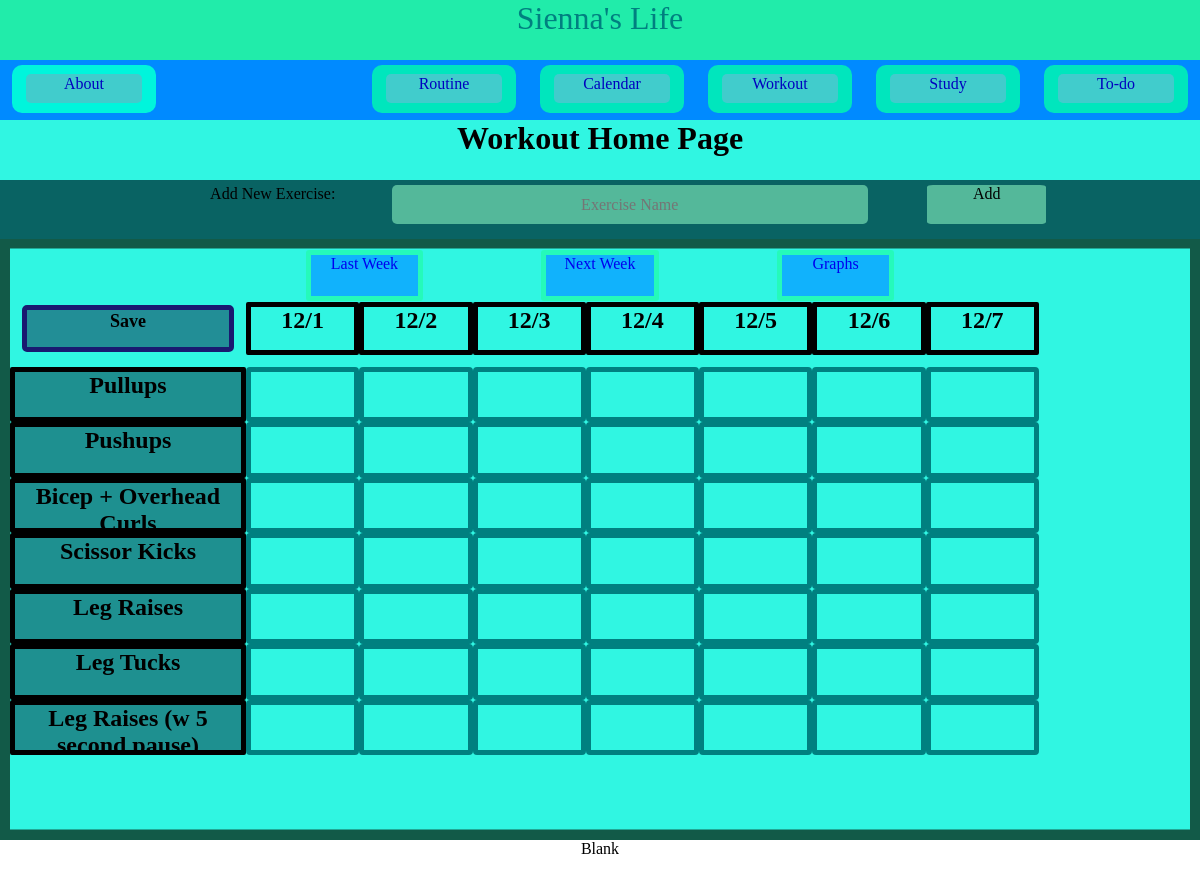
Before: /workout/21 with the older database file.
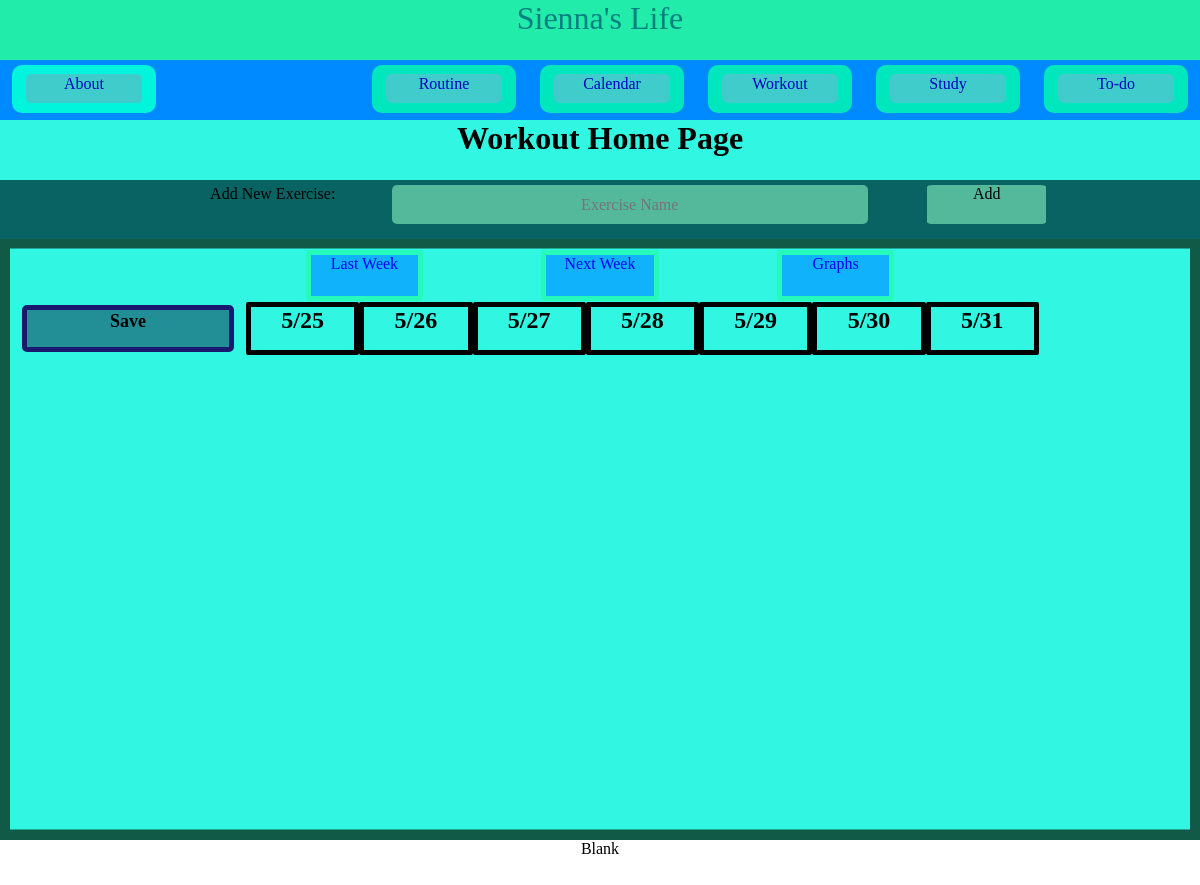
After: the same page with the newer database file.
### sienna_life.py (models this page shows)
class Date(db.Model):
    __tablename__ = 'dates'
    id = db.Column(db.Integer, primary_key=True)
    date = db.Column(db.Text, nullable=False)
    date_form = db.Column(db.Date, nullable=False)
    week_id = db.Column(db.Integer, db.ForeignKey('weeks.id'), nullable=False)

class Exercise(db.Model):
    __tablename__ = 'exercises'
    id = db.Column(db.Integer, primary_key=True)
    name = db.Column(db.Text, nullable=False)
    workouts = db.relationship('Workout', backref='exercise', lazy=True)

### sienna_life.py (the view)
@app.route('/workout/<int:week_id>', methods=('GET', 'POST'))
def workout(week_id):
    return load_workout(week_id=week_id)

### sienna_life.py (called while the page is built)
def calc_prev_and_next_weeks(week_id):
    if week_id - 1 >= 1:
        prev_week = Week.query.filter(Week.id == week_id - 1).first()
    else:
        prev_week = []
    if week_id + 1 <= 12:
        next_week = Week.query.filter(Week.id == week_id + 1).first()
    else:
        next_week = []
    return prev_week, next_week

### templates/workout.html (shortened to what this page needs)
{% extends 'base.html' %}
{% block content %}
    {% block css %} <link rel="stylesheet" type="text/css" href="../static/css/workout.css" /> {% endblock %}
    <div class="content">
        <h1 class="header">{% block title %} Workout Home Page {% endblock %}</h1>
        <div class = "add-section">
            <form class = "form-box" name="new-exercise-form" method="post">
                <label class = "form form-label" for="new-exercise-input">Add New Exercise:</label>
                <input class="form form-input" id="new-exercise-input" type="text" name="new-exercise"
                        placeholder="Exercise Name"
                        >
                <button class = "form form-btn" type="submit" id="new-exercise-btn">Add</button>
            </form>
        </div>
        <div class="workout-display-scroll">
            <div class="workout-display">
                <div class="menu-container">
                    <div class="menu">
                        <div class="menu-btn back-week">
                            {% if prev_week != [] %}
                                <a class="menu-link" href="{{url_for('workout', week_id = prev_week.id)}}"> Last Week </a>
                            {% else %}
                                <a class="menu-link" href="{{url_for('workout', week_id = week.id)}}"> Last Week </a>
                            {% endif %}
                        </div>
                        <div class="menu-btn forward-week">
                            {% if next_week != [] %}
                                <a class="menu-link" href="{{url_for('workout', week_id = next_week.id)}}"> Next Week </a>
                            {% else %}
                                <a class="menu-link" href="{{url_for('workout', week_id = week.id)}}">Next Week</a>
                            {% endif %}
                        </div>
                        <div class="menu-btn graphs">
                            <a class="menu-link" href="{{url_for('workout_graph', week_id = 0)}}"> Graphs </a>
                        </div>
                    </div>
                </div>
                <form class="ex-form" name="exercise-content-form" method="post">
                    <div class="workout-display-dates">
                        <div class="workout-submit-btn-container">
                            <button class = "workout-submit-btn" type="submit" id="workout-save-btn"> <h2 class="workout-submit-text"> Save </h2> </button>
                        </div>
                        <div class="workout-display-dates-content">
                            {% for date in week.dates %}
                                <div class="date">
                                    <h2 class="date-str"> {{ date.date }}</h2>
                                </div>
                            {% endfor %}
                        </div>
                    </div>
                    <div class="exercises-container">
                        <div class="exercises">
                            {% for ex in exs %}
                                <div class = "exercise-log">
                                    <div class = "exercise-name"> <h2> {{ ex.name }} </h2> </div>
                                    <div class="exercise-name-content">
                                        {% for date in week.dates %}
                                            <div class="exercise-date">
                                            </div>
                                        {% endfor %}
                                    </div>
                                </div>
                            {% endfor %}
                        </div>
                        <div class="bottom space"> </div>
                    </div>
                </form>
            </div>
        </div>
    </div>
{% endblock %}

### templates/base.html (shortened to what this page needs)
<!doctype html>
<html lang="en">
  <head>
    <link rel="stylesheet" type="text/css" href="{{ url_for('static', filename='css/base.css') }}"/>
    {% block css %} {% endblock %}
  </head>
  <body>
    <nav class="navbar bg-light">
        <a id="main" onclick="click_btn()" class="navbar-title" href="{{ url_for('index')}}">Sienna's Life</a>
        <div class="navbar-bar">
            <ul class="navbar-nav">
            <li class="nav-item active">
                <a class = "nav-link" href="{{url_for('index')}}">About</a>
            </li>
            <li class="nav-item float-right">
                <a class="nav-link" href="{{url_for('todo')}}">To-do</a>
            </li>
            <li class="nav-item float-right">
                <a class="nav-link" href="{{url_for('index')}}">Study</a>
            </li>
            <li class="nav-item float-right">
                <a class="nav-link" href="{{url_for('workout', week_id = 0)}}">Workout</a>
            </li>
            <li class="nav-item float-right">
                <a class="nav-link" href="{{url_for('calendar', week_id = 0)}}"> Calendar </a>
            </li>
            <li class="nav-item float-right">
                <a class="nav-link" href="{{url_for('routine', week_id = 0)}}">Routine</a>
            </li>
            </ul>
        </div>
    </nav>
    <div class="container">
        <div class = "main">
        {% block content %} {% endblock %}
        </div>
        <div class="footer">
            Blank
        </div>
    </div>
    </body>
</html>

### static/css/base.css (style rules this page uses)
* { font-family: papyrus; width: 100%; height: 100%; margin: 0; padding: 0; box-sizing: border-box; text-align: center; vertical-align: middle; }
a { text-decoration: none; display: inline-block; vertical-align: middle; }
button { text-decoration: none; background-color: none; border: none; }
input { text-decoration: none; background-color: none; border: none; }
body { min-height: calc(100vh - 100px); overflow-y: hidden; }
.container { display: flex; flex-direction: column; }
.main { height: 90%; }
.footer { height: 10%; }
.bg-light { background-color: #66ffb2; }
.navbar { height: 15%; }
.navbar-title { text-decoration: none; color: teal; width: 100%; height: 50%; font-size: 2rem; background-color: #21ecaa; }
.navbar-bar { height: 50%; background-color: #008aff; }
.navbar-nav { list-style-type: none; display: inline-block; height: 80%; }
.nav-item { width: 12%; height: calc(60%-0.5%); border-radius: 10px; margin-left: 1%; margin-right: 1%; margin-top: 0.4%; margin-bottom: 0.25%; float: left; display: flex; flex-shrink: 0; justify-content: center; align-items: center; vertical-align: center; }
.nav-item.float-right { float: right; }
.nav-item.active { background-color: #00f5dc; }
.nav-item:not(.active) { background-color: #00e6bd; }
.nav-link { display: block; color: #0000bf; background-color: #41cccc; text-decoration: none; padding: .5%; border-radius: 5px; text-align: center; white-space: normal; overflow: hidden; width: 80%; height: 60%; transition: all .5s ease; }
.content { display: flex; flex-direction: column; background-color: #30f6e2; }
.header { display: block; height: 10%; text-align: center; box-sizing: border-box; }

### static/css/workout.css (style rules this page uses)
input { all: unset; }
button { all: unset; }
.add-section { height: 10%; width: 100%; background-color: #096363; }
.form-box { display: flex; justify-content: center; padding: 5px; }
.form { display: flex; justify-content: center; text-align: center; height: 80%; }
.form-label { width: 20%; }
.form-input { width: 40%; background-color: #54b89a; border-radius: 5px; margin-right: 5%; }
.form-btn { width: 10%; background-color: #54b89a; border-radius: 5%; }
.workout-display-scroll { overflow-x: scroll; overflow-y: hidden; transform: rotateX(180deg); border: 10px solid #125a48; }
.workout-display { display: flex; flex-direction: column; transform: rotateX(180deg); }
.menu-container { display: flex; padding: 0.1%; height: 10%; }
.menu { display: flex; justify-content: center; }
.menu-btn { width: 10%; background-color: #11b2fc; border: 5px solid #25faba; border-radius: 3px; margin-left: 5%; margin-right: 5%; }
.workout-display-dates { display: flex; height: 10%; }
.workout-submit-btn-container { width: 20%; height: 100%; display: flex; padding: .25%; padding-left: 1%; padding-right: 1%; }
.workout-submit-btn { width: 100%; text-align: center; background-color: #228e96; border: midnightblue solid 5px; border-radius: 5px; padding: 0.5%; font-size: .75rem; }
.workout-submit-text { text-align: center; }
.workout-display-dates-content { display: flex; flex-shrink: 0; flex-grow: 0; width: 80%; }
.date { width: 12%; border: 5px black solid; border-radius: 2px; display: flex; flex-shrink: 0; text-align: center; }
.exercises-container { padding-top: 1%; height: 90%; }
.exercises { display: flex; flex-direction: column; overflow-y: scroll; }

Changed rows visible on the page:
removed Date: date "12/1"
removed Date: date "12/3"
removed Date: date "12/4"
removed Date: date "12/5"
removed Date: date "12/6"
removed Date: date "12/7"
removed Exercise: name "Pullups"
removed Exercise: name "Pushups"
removed Exercise: name "Bicep + Overhead Curls"
removed Exercise: name "Scissor Kicks"
removed Exercise: name "Leg Raises"
removed Exercise: name "Leg Tucks"
removed Exercise: name "Leg Raises (w 5 second pause)"
added Date: date "5/25", shown under "Save"
changed Date (number 2 of 7 on the later page): date "12/2" → "5/26"
added Date: date "5/27", shown under "Save"
added Date: date "5/28", shown under "Save"
added Date: date "5/29", shown under "Save"
added Date: date "5/30", shown under "Save"
added Date: date "5/31", shown under "Save"
